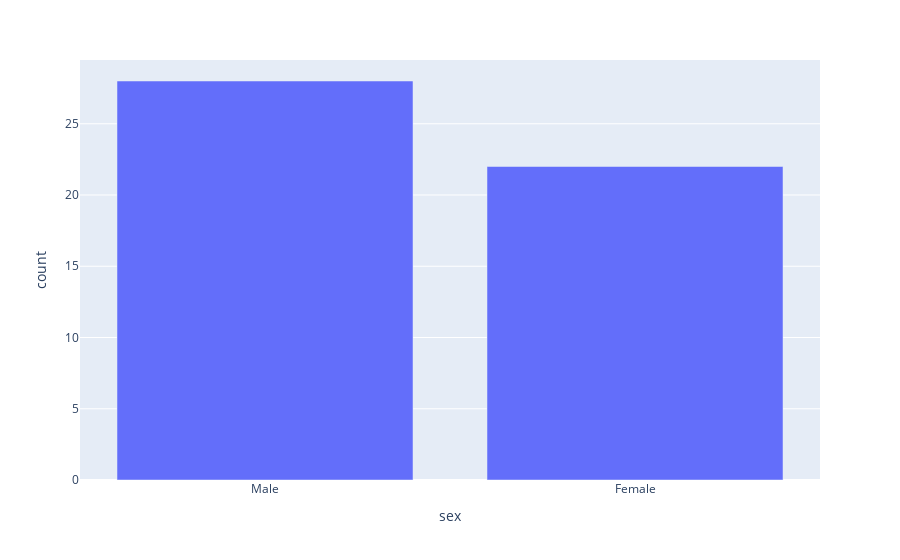

Notebook code cell kept with this figure:
### Code cell
fig = px.bar(data_frame=df_processed, y="count")
fig.show()

### Figure 1 — Plotly figure (JSON) as saved in the notebook; plotly's stock layout.template omitted (floating-point values rounded to 4 significant figures)
{"data": [{"alignmentgroup": "True", "hovertemplate": "sex=%{x}<br>count=%{y}<extra></extra>", "legendgroup": "", "marker": {"color": "#636efa", "pattern": {"shape": ""}}, "name": "", "offsetgroup": "", "orientation": "v", "showlegend": false, "textposition": "auto", "type": "bar", "x": ["Male", "Female"], "xaxis": "x", "y": [28, 22], "yaxis": "y"}], "layout": {"barmode": "relative", "legend": {"tracegroupgap": 0}, "margin": {"t": 60}, "xaxis": {"anchor": "y", "domain": [0, 1], "title": {"text": "sex"}}, "yaxis": {"anchor": "x", "domain": [0, 1], "title": {"text": "count"}}}}
